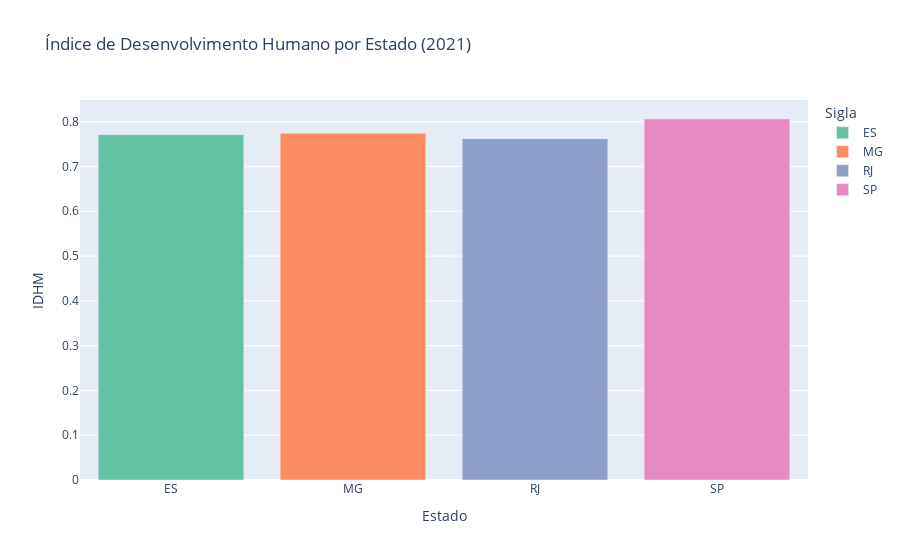

Notebook cell for this chart:
### Markdown cell above
> [Informação]
> Tratamento de dados: remoção de colunas desnecessárias, coluna vazia e remoção de nulos.

### Code cell
idhm_estado = pd.read_csv('dados/idhm_estados.csv', sep=';', decimal=',')

# Renomeia coluna de IDHM
idhm_estado = idhm_estado.rename(columns={'2021': 'idhm'})

# Remove colunas desnecessárias
idhm_estado = idhm_estado.drop(columns=['Código','Estado','2017', '2018', '2019', '2020'])

# Remove colunas vazias e converte tipo
idhm_estado = idhm_estado.dropna(axis=1, how='all')
idhm_estado['idhm'] = pd.to_numeric(idhm_estado['idhm'], errors='coerce')

# Preenche nulos com a média por estado (Sigla) e converte para inteiro
idhm_estado['idhm'] = (
    idhm_estado.groupby('Sigla')['idhm']
      .transform(lambda x: x.fillna(x.mean()))
      .round(3)
)


fig = px.bar(
    idhm_estado,
    x='Sigla',
    y='idhm',
    color='Sigla',
    color_discrete_sequence=color_sequence,
    title='Índice de Desenvolvimento Humano por Estado (2021)'
)
fig.update_layout(xaxis_title='Estado', yaxis_title='IDHM')
fig.show()

### Figure 1 — Plotly figure (JSON) as saved in the notebook; plotly's stock layout.template omitted (floating-point values rounded to 4 significant figures)
{"data": [{"hovertemplate": "Sigla=%{x}<br>idhm=%{y}<extra></extra>", "legendgroup": "ES", "marker": {"color": "rgb(102,194,165)", "pattern": {"shape": ""}}, "name": "ES", "orientation": "v", "showlegend": true, "textposition": "auto", "type": "bar", "x": ["ES"], "xaxis": "x", "y": [0.771], "yaxis": "y"}, {"hovertemplate": "Sigla=%{x}<br>idhm=%{y}<extra></extra>", "legendgroup": "MG", "marker": {"color": "rgb(252,141,98)", "pattern": {"shape": ""}}, "name": "MG", "orientation": "v", "showlegend": true, "textposition": "auto", "type": "bar", "x": ["MG"], "xaxis": "x", "y": [0.774], "yaxis": "y"}, {"hovertemplate": "Sigla=%{x}<br>idhm=%{y}<extra></extra>", "legendgroup": "RJ", "marker": {"color": "rgb(141,160,203)", "pattern": {"shape": ""}}, "name": "RJ", "orientation": "v", "showlegend": true, "textposition": "auto", "type": "bar", "x": ["RJ"], "xaxis": "x", "y": [0.762], "yaxis": "y"}, {"hovertemplate": "Sigla=%{x}<br>idhm=%{y}<extra></extra>", "legendgroup": "SP", "marker": {"color": "rgb(231,138,195)", "pattern": {"shape": ""}}, "name": "SP", "orientation": "v", "showlegend": true, "textposition": "auto", "type": "bar", "x": ["SP"], "xaxis": "x", "y": [0.806], "yaxis": "y"}], "layout": {"barmode": "relative", "legend": {"title": {"text": "Sigla"}, "tracegroupgap": 0}, "title": {"text": "Índice de Desenvolvimento Humano por Estado (2021)"}, "xaxis": {"anchor": "y", "categoryarray": ["ES", "MG", "RJ", "SP"], "categoryorder": "array", "domain": [0, 1], "title": {"text": "Estado"}}, "yaxis": {"anchor": "x", "domain": [0, 1], "title": {"text": "IDHM"}}}}
